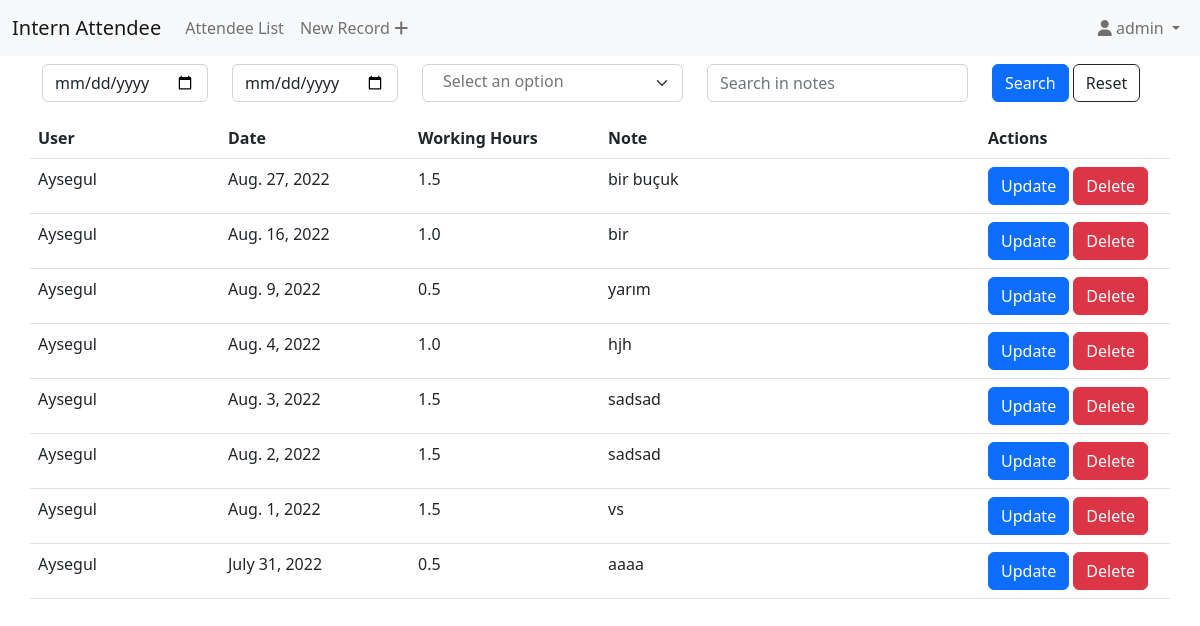
Page /list (signed in) on the earlier database version.
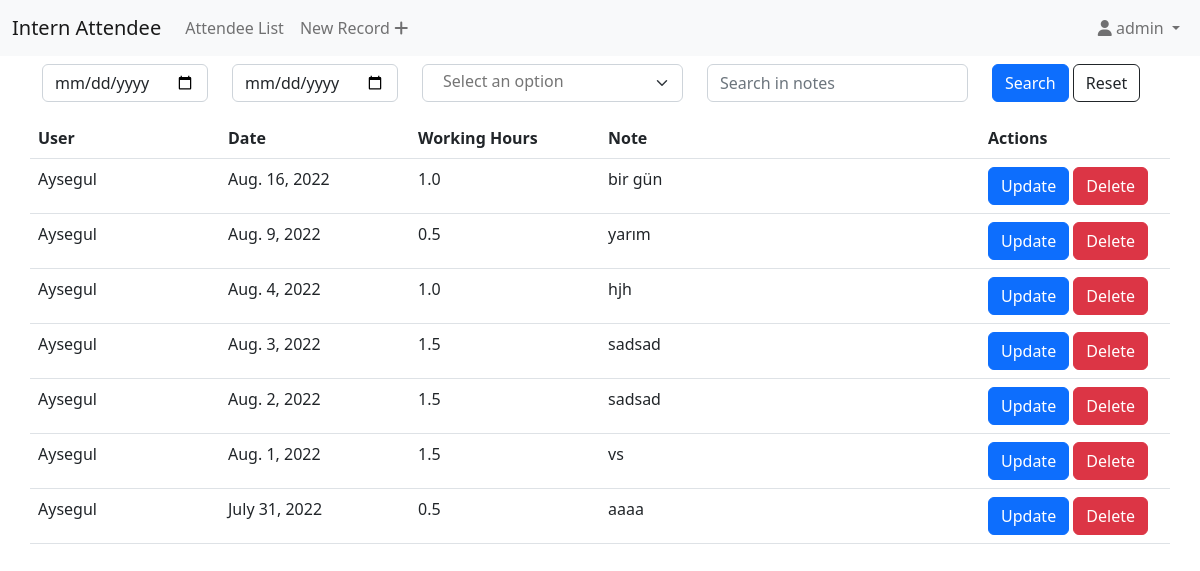
Same page on the later database version.
### attendance/models.py (models this page shows, shortened)
class Entry(models.Model):
    WORKING_HOURS = (
         (1.0, '1 Day'),
         (0.5, '0.5 Day'),
         (1.5, '1.5 Day'),
    )
    working_hours = models.FloatField(choices=WORKING_HOURS, default=None)
    user = models.ForeignKey(User, on_delete=models.CASCADE)
    note = models.TextField(max_length=500)
    day = models.DateField(default=timezone.now)
    deleted = models.BooleanField(default=False)
    def user__fullname(self):
        return self.user.get_full_name()

### attendance/views.py (the view, shortened to what this page needs)
# urls.py: path('list', AttendeeList.as_view(), name='list'),
class AttendeeList(ListView, FormView):
    model = Entry
    template_name = 'attendance/entry_list.html'
    form_class = AttendeeListSearchForm
    def get(self, request):
        start_day = request.GET.get('start_day' or None)
        end_day = request.GET.get('end_day' or None)
        user = request.GET.getlist('user' or None)
        note = request.GET.get('note' or None)
        entries = Entry.objects.filter(deleted=False)
        if request.user.is_superuser:
            form = AttendeeListAdminSearchForm(request.GET)
            if user:
                entries = entries.filter(user__in=user)
        else:
            form = AttendeeListSearchForm(request.GET)
            entries = entries.filter(user=request.user)
        if start_day:
            entries = entries.filter(day__gte=start_day)
        if end_day:
            entries = entries.filter(day__lte=end_day)
        if note:
            entries = entries.filter(note__contains=note)
        entries = entries.order_by('-day')
        return render(request, self.template_name, {'form':form, 'entries': entries})

### attendance/templates/attendance/entry_list.html (shortened to what this page needs)
{% extends "attendance/base_generic.html" %}
{% load crispy_forms_tags %}
{% block content %}
    <div class="container my-2">
        {% crispy form %}
        <div class="row">
            {% if entries %}
                <table class="table table-hover">
                    <thead>
                        <tr>
                            <th>User</th>
                            <th>Date</th>
                            <th>Working Hours</th>
                            <th>Note</th>
                            <th>Actions</th>
                        </tr>
                    </thead>
                    <tbody id="recordTable">
                        {% for entry in entries %}
                            <tr>
                                <td class="col-md-2">{{ entry.user__fullname }}</td>
                                <td class="col-md-2">{{ entry.day }}</td>
                                <td class="col-md-2">{{ entry.working_hours }}</td>
                                <td class="col-md-4">{{ entry.note }}</td>
                                <td class="col-md-2">
                                    <button type="button" class="btn btn-primary updateModalBtn" data-id="{{entry.id}}" data-bs-toggle="modal" data-bs-target="#updateModal">Update</button>
                                    <button type="button" class="btn btn-danger deleteModalBtn" data-id="{{entry.id}}" data-bs-toggle="modal" data-bs-target="#deleteModal">Delete</button>
                                </td>
                            </tr>
                        {% endfor %}
                    </tbody>
                </table>
            {% else %}
                <p>No entries</p>
            {% endif %}
        </div>
    </div>
{% endblock content %}

### attendance/templates/attendance/base_generic.html (shortened to what this page needs)
<!DOCTYPE html>
{% load static %}
{% load static i18n %}
{% load crispy_forms_tags %}
<html lang="en">
<head>
    <link href="{% static 'attendance/css/select2.min.css'%}" rel="stylesheet" />
    <link href="https://cdn.jsdelivr.net/npm/bootstrap@5.2.0/dist/css/bootstrap.min.css" rel="stylesheet">
    <link rel="stylesheet" type="text/css" href="{% static 'attendance/css/style.css' %}">
</head>
<body>
<nav class="navbar navbar-expand-lg bg-light">
  <div class="container-fluid">
    <a class="navbar-brand" href="{% url 'index' %}">Intern Attendee</a>
      {% if user.is_authenticated %}
          <div class="collapse navbar-collapse" id="navbarNav">
            <ul class="navbar-nav">
              <li class="nav-item">
                <a class="nav-link" href="{% url 'list' %}">Attendee List</a>
              </li>
              <li class="nav-item">
                <a class="nav-link" href="{% url 'newRecord' %}">New Record
                <i class="fa fa-plus"></i>
                </a>
              </li>
            </ul>
          </div>
          <div>
            <ul class="navbar-nav">
              <li class="nav-item">
                  <a class="nav-link dropdown-toggle cursor-pointer" data-bs-toggle="dropdown"> <span
                          class="fa fa-user"></span> {{user.username}}
                  </a>
              </li>
            </ul>
          </div>
          {% endif %}
  </div>
</nav>
  {% block content %}{% endblock %}
</body>
</html>

### attendance/static/attendance/css/style.css (style rules this page uses)
.cursor-pointer { cursor: pointer; }

Differences in the rows shown:
no longer on this page (row edited): Entry: user__fullname "Aysegul", day "Aug. 27, 2022", working_hours "1.5", note "bir buçuk"
changed Entry: note "bir" → "bir gün"
